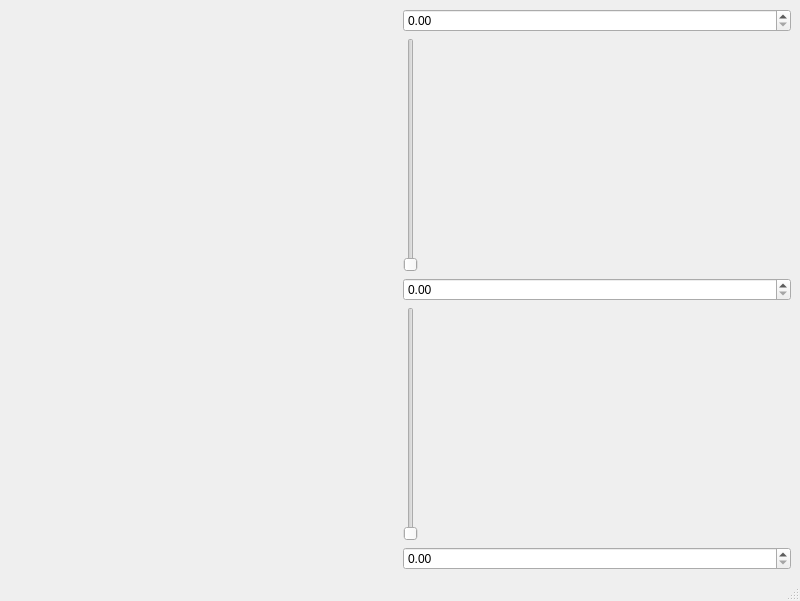
<?xml version="1.0" encoding="UTF-8"?>
<ui version="4.0">
 <class>MainWindow</class>
 <widget class="QMainWindow" name="MainWindow">
  <property name="geometry">
   <rect>
    <x>0</x>
    <y>0</y>
    <width>800</width>
    <height>601</height>
   </rect>
  </property>
  <property name="windowTitle">
   <string>MainWindow</string>
  </property>
  <widget class="QWidget" name="centralwidget">
   <layout class="QGridLayout" name="gridLayout">
    <item row="0" column="0">
     <layout class="QHBoxLayout" name="horizontalLayout">
      <item>
       <widget class="MatplotlibWidget" name="mplwidget"/>
      </item>
      <item>
       <layout class="QVBoxLayout" name="verticalLayout">
        <item>
         <widget class="QDoubleSpinBox" name="doubleSpinBox"/>
        </item>
        <item>
         <widget class="QSlider" name="verticalSlider_2">
          <property name="layoutDirection">
           <enum>Qt::LeftToRight</enum>
          </property>
          <property name="orientation">
           <enum>Qt::Vertical</enum>
          </property>
         </widget>
        </item>
        <item>
         <widget class="QDoubleSpinBox" name="doubleSpinBox_2"/>
        </item>
        <item>
         <widget class="QSlider" name="verticalSlider">
          <property name="orientation">
           <enum>Qt::Vertical</enum>
          </property>
         </widget>
        </item>
        <item>
         <widget class="QDoubleSpinBox" name="doubleSpinBox_3"/>
        </item>
       </layout>
      </item>
     </layout>
    </item>
   </layout>
  </widget>
  <widget class="QStatusBar" name="statusbar"/>
 </widget>
 <customwidgets>
  <customwidget>
   <class>MatplotlibWidget</class>
   <extends>QWidget</extends>
   <header>matplotlibwidget</header>
  </customwidget>
 </customwidgets>
 <resources/>
 <connections/>
</ui>
